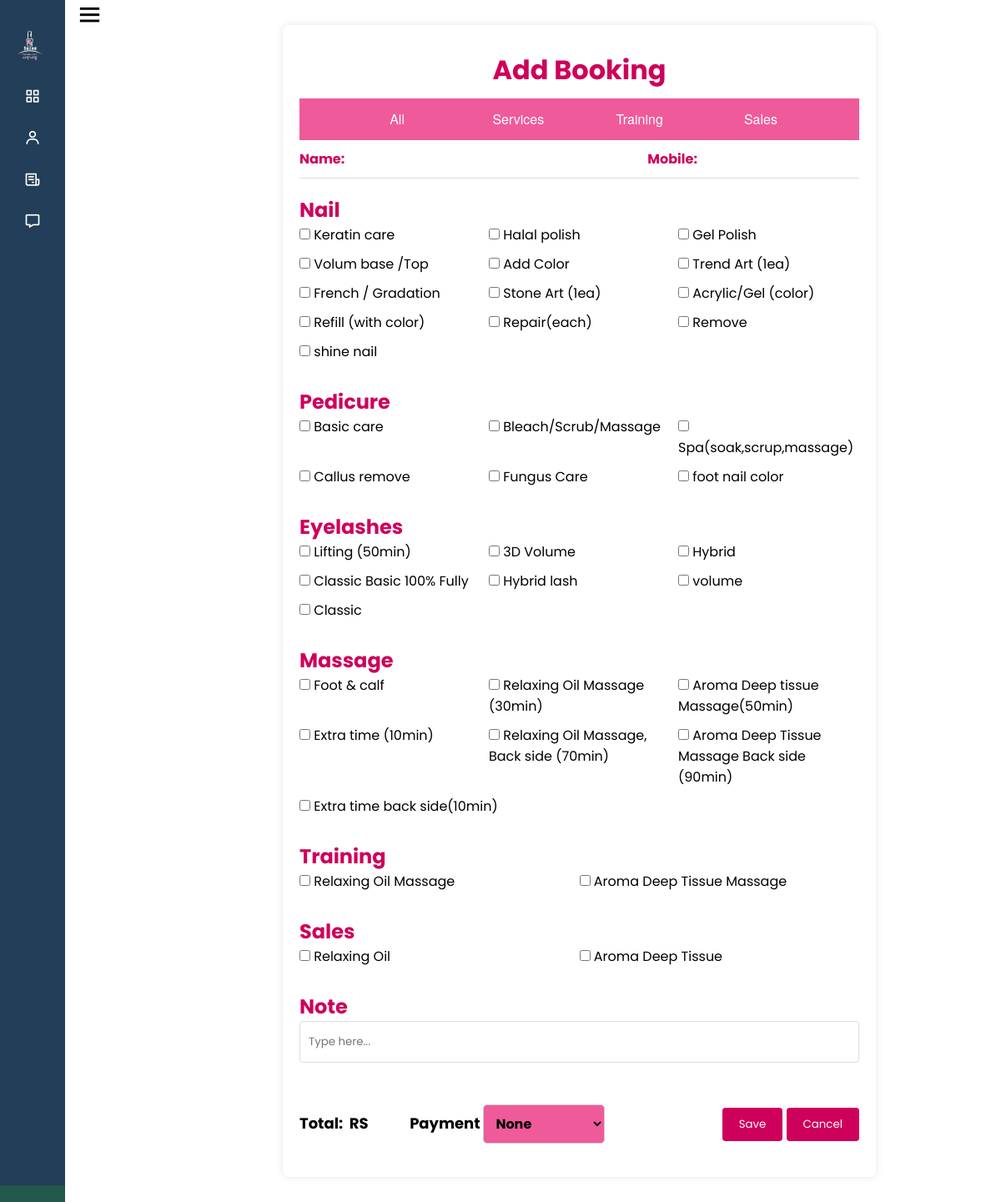
Page /order_add.php on the committed database.
### tables this page shows
CREATE TABLE IF NOT EXISTS `service_item` (
  `si_no` int(11) NOT NULL AUTO_INCREMENT,
  `si_cat` varchar(255) DEFAULT NULL,
  `si_service_name` varchar(50) NOT NULL,
  `si_price` int(11) NOT NULL,
  `si_promotion_price` int(11) DEFAULT NULL,
  `si_image1` varchar(255) DEFAULT NULL,
  `si_image2` varchar(255) DEFAULT NULL,
  `si_image3` varchar(255) DEFAULT NULL,
  `si_ext1` varchar(255) DEFAULT NULL,
  `si_ext2` varchar(255) DEFAULT NULL,
  `si_ext3` varchar(255) DEFAULT NULL,
  `si_description` text NOT NULL,
  `si_show` tinyint(1) DEFAULT '0',
  PRIMARY KEY (`si_no`)
);

CREATE TABLE IF NOT EXISTS `currency` (
  `ss_no` int(11) NOT NULL AUTO_INCREMENT,
  `ss_currency` varchar(3) NOT NULL,
  PRIMARY KEY (`ss_no`)
);

### order_add.php (the view, shortened to what this page needs)
<?php
include 'common.php';
include "side_bar.php";
$sql1 = "SELECT p_no, p_name, p_rate_price FROM promotion WHERE p_s_date <= NOW() AND p_e_date >= NOW() AND status = 1 LIMIT 1";
$result1 = $conn->query($sql1);
if ($result1 === false) {
    echo "Error in query: " . $conn->error;
    $promotionRow = null;
} else {
    $promotionRow = $result1->fetch_assoc() ?: null;
}
$sql2 = "SELECT si_no, si.si_cat, si.si_service_name, si.si_price, si.si_promotion_price, si.si_image1,
                si.si_image2, si.si_image3, si.si_description, ps.*
                FROM service_item AS si
                LEFT JOIN pro_service ps ON ps.pro_si_no = si.si_no AND ps.pro_p_no = " . ($promotionRow['p_no'] ?? 0);
$result2 = $conn->query($sql2);
if ($result2 === false) {
    echo "Error in query: " . $conn->error;
    $services = [];
} else {
    $services = $result2->fetch_all(MYSQLI_ASSOC);
}
$sql = "SELECT ss_currency FROM currency WHERE ss_no = 1";
$result = mysqli_query($conn, $sql);
$currency = 'RS';
if ($row = mysqli_fetch_assoc($result)) {
    $currency = $row['ss_currency'];
}
$name = isset($_GET['name']) ? $_GET['name'] : '';
$mobile = isset($_GET['mobile']) ? $_GET['mobile'] : '';
?>
<!DOCTYPE html>
<html lang="en">
<head>
    <link rel="stylesheet" type="text/css" href="./css/order_add.css">
</head>
<body>
<div class="container">
<h1 style="color: #cd015b; padding: 10px;text-align: center;"> Add Booking </h1>
    <ul class="menu" id="menu">
        <li class="menuli"><a href="#" onclick="showSection('all')">All</a></li>
        <li class="menuli"><a href="#" onclick="showSection('services')">Services</a></li>
        <li class="menuli"><a href="#" onclick="showSection('training')">Training</a></li>
        <li class="menuli"><a href="#" onclick="showSection('sales')">Sales</a></li>
    </ul>
    <div class="header">
        <div class="contact-info">
            <span class="label">Name:</span> <span class="info"><?php echo htmlspecialchars($name); ?></span>
            <span class="label">Mobile:</span> <span class="info"><?php echo htmlspecialchars($mobile); ?></span>
        </div>
    </div>
    <?php
    $categories = [
        'N' => 'Nail',
        'P' => 'Pedicure',
        'E' => 'Eyelashes',
        'M' => 'Massage',
        'T' => 'Training',
        'S' => 'Sales'
    ];
    foreach ($categories as $cat => $cat_name) {
        echo "<div class='topic-container' id='$cat-section'>";
        echo "<h2>$cat_name</h2>";
        echo "<div class='nail-services'>";
        foreach ($services as $service) {
            if ($service['si_cat'] == $cat) {
                $service_name = htmlspecialchars($service['si_service_name']);
                $price_origin = htmlspecialchars($service['si_price']);
                $price = $service['si_promotion_price'] && $service['si_promotion_price'] != $service['si_price']
                    ? htmlspecialchars($service['si_promotion_price'])
                    : $price_origin;
                $images = implode(',', array_filter([$service['si_image1'], $service['si_image2'], $service['si_image3']]));
                $description = htmlspecialchars($service['si_description']);
                echo "<div class='service' data-category='$cat' data-price='$price' data-images='$images' data-description='$description' data-si-no='{$service['si_no']}'>";
                echo "<input type='checkbox' class='service-checkbox'> $service_name";
                echo "</div>";
            }
        }
        echo "</div>";
        echo "</div>";
    }
    ?>
    <div class="section">
        <h2>Note</h2>
        <input type="text" placeholder="Type here..." id="note" style="padding: 10px; border: 1px solid #ddd; border-radius: 4px; width:100%; height:50px;">
    </div>
    <br><br>
    <form method="post" action="save_order.php">
        <div class="footer">
            <div class="total">
                Total: <span id="total-amount"></span> &nbsp;<?= htmlspecialchars($currency) ?>
                <span>Payment</span>
                <select id="payment-method" name="payment-method">
                    <option value="none">None</option>
                </select>
            </div>
            <div class="buttons">
                <button type="button" class="submit" onclick="submitForm()">Save</button>
               <button type="button" class="cancel" onclick="resetForm()"><a href="./order_main.php">Cancel</a> </button>
            </div>
        </div>
    </form>
</div>
</body>
</html>

### css/side_bar.css (style rules this page uses)
* { margin: 0; padding: 0; box-sizing: border-box; font-family: 'Poppins', sans-serif; }
body { display: flex; margin-right: 10%; }

### css/order_add.css (style rules this page uses)
.container { width: 1024px; margin: 30px; margin-left:280px; background-color: #fff; padding: 20px; box-shadow: 0 0 10px rgba(0, 0, 0, 0.1); border-radius: 8px; }
h1, h2 { color: #cd015b; }
.header, .footer { margin-bottom: 20px; }
.header .contact-info { display: flex; justify-content: space-between; padding: 10px 0; border-bottom: 1px solid #ddd; }
.header .contact-info .label { font-weight: bold; margin-right: 5px; }
ul.menu { list-style-type: none; margin: 0; padding: 0; text-align: center; background-color: #cd015b; overflow: hidden; }
ul.menu li { display: inline-block; margin-right: 1px; }
.topic-container { margin-bottom: 20px; }
.nail-services { display: flex; flex-wrap: wrap; }
.nail-services .service { flex: 1 0 30%; margin-right: 10px; margin-bottom: 10px; cursor: pointer; }
.nail-services .service:nth-child(3n) { margin-right: 0; }
.footer { display: flex; justify-content: space-between; align-items: center; }
.footer .total { font-size: 18px; font-weight: bold; }
.footer .buttons a { display: flex; gap: 10px; text-decoration: none; color: white; }
.footer .buttons button { background-color: #cd015b; color: #fff; border: none; padding: 10px 20px; cursor: pointer; border-radius: 4px; }
.footer .buttons button.cancel { background-color: #cd015b; }
ul.menu { list-style-type: none; margin: 0; padding: 0; text-align: center; background-color: #ef5a9b; overflow: hidden; }
ul.menu li a { display: block; min-width: 140px; height: 50px; text-align: center; line-height: 50px; font-family: "Helvetica Neue", Helvetica, Arial, sans-serif; color: #fff; background: #ef5a9b; text-decoration: none; transition: background 0.3s; }
@media (min-width: 1025px) { .container { width: 1024px; } }
@media (min-width: 1025px) { ul.menu li a { min-width: 140px; } }
@media (min-width: 1025px) { .nail-services .service { flex: 1 0 30%; } }
@media (min-width: 1025px) { .footer .buttons { gap: 10px; } }
select { max-width: 300px; margin: 0 auto; padding: 10px; border: 1px solid #ccc; border-radius: 5px; background-color: #ef5a9b; font-size: 16px; font-weight: bold; }

### order_add.php (style rules this page uses)
.label { color: #cd015b; }

### rows in the picture
service_item: si_service_name "Keratin care"
service_item: si_service_name "Halal polish"
service_item: si_service_name "Gel Polish"
service_item: si_service_name "Volum base /Top"
service_item: si_service_name "Add Color"
service_item: si_service_name "Trend Art (1ea)"
service_item: si_service_name "French / Gradation"
service_item: si_service_name "Stone Art (1ea)"
service_item: si_service_name "Acrylic/Gel (color)"
service_item: si_service_name "Refill (with color)"
service_item: si_service_name "Repair(each)"
service_item: si_service_name "Remove"
service_item: si_service_name "shine nail"
service_item: si_service_name "Basic care"
service_item: si_service_name "Bleach/Scrub/Massage"
service_item: si_service_name "Spa(soak,scrup,massage)"
service_item: si_service_name "Callus remove"
service_item: si_service_name "Fungus Care"
service_item: si_service_name "foot nail color"
service_item: si_service_name "Lifting (50min)"
service_item: si_service_name "3D Volume"
service_item: si_service_name "Hybrid"
service_item: si_service_name "Classic Basic 100% Fully"
service_item: si_service_name "Hybrid lash"
service_item: si_service_name "volume"
service_item: si_service_name "Classic"
service_item: si_service_name "Foot & calf"
service_item: si_service_name "Relaxing Oil Massage (30min)"
service_item: si_service_name "Aroma Deep tissue Massage(50min)"
service_item: si_service_name "Extra time (10min)"
service_item: si_service_name "Relaxing Oil Massage, Back side (70min)"
service_item: si_service_name "Aroma Deep Tissue Massage Back side (90min)"
service_item: si_service_name "Extra time back side(10min)"
service_item: si_service_name "Relaxing Oil Massage"
service_item: si_service_name "Aroma Deep Tissue Massage"
service_item: si_service_name "Relaxing Oil"
service_item: si_service_name "Aroma Deep Tissue"
currency: ss_currency "RS"

### other values in the picture
$cat_name "Nail"
$cat_name "Pedicure"
$cat_name "Eyelashes"
$cat_name "Massage"
$cat_name "Training"
$cat_name "Sales"
